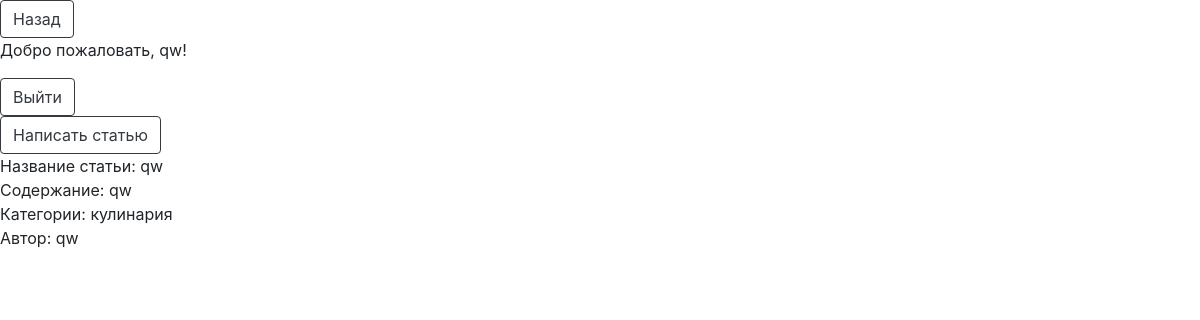
The app's page /your_profile (signed in), older data.
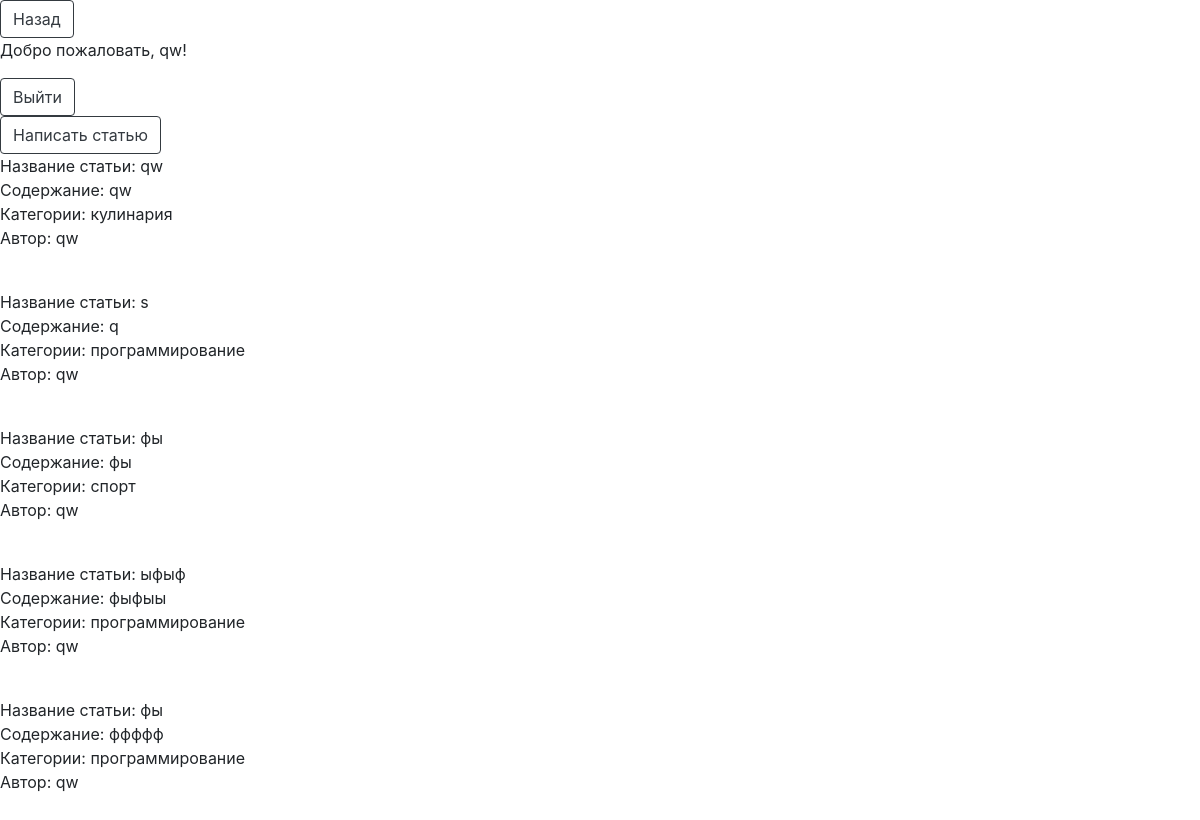
The same page, newer data.
### models.py (models this page shows)
class Base(DeclarativeBase):
    pass

class Article(Base):
    __tablename__ = 'articles'
    id: Mapped[int] = mapped_column(primary_key=True)
    name_of_article: Mapped[str]
    text_of_article: Mapped[str]
    user_id: Mapped[int] = mapped_column(ForeignKey('users.id'))
    user: Mapped['User'] = relationship(back_populates='articles')
    categories: Mapped[list['Category']] = relationship(
        back_populates='article',
        cascade='all',
    )

class Category(Base):
    __tablename__ = 'categories'
    id: Mapped[int] = mapped_column(primary_key=True)
    name_of_category: Mapped[str]
    article_id: Mapped[int] = mapped_column(ForeignKey('articles.id'))
    article: Mapped['Article'] = relationship(back_populates='categories')

class User(Base, UserMixin):
    __tablename__ = 'users'
    id: Mapped[int] = mapped_column(primary_key=True)
    username: Mapped[str]
    email: Mapped[str]
    password: Mapped[str]
    photo: Mapped[str] = mapped_column(server_default='')
    articles: Mapped[list['Article']] = relationship(
        back_populates='user',
        cascade='all'
    )

### app.py (the view)
@app.route('/your_profile')
def your_profile_page():
    if current_user.is_authenticated:
        session = SessionFactory()
        current_user_id = current_user.id
        your_articles = session.query(Article).filter_by(user_id=current_user_id).all()
        return render_template('forum/your_profile.html', articles=your_articles)
    return render_template('forum/your_profile.html')

### app.py (called while the page is built)
@login_manager.user_loader
def load_user(id):
    session = SessionFactory()
    return session.query(User).get(int(id))

### templates/forum/your_profile.html (shortened to what this page needs)
<!DOCTYPE html>
<html lang="en">
<head>
    <link rel="stylesheet" href="https://stackpath.bootstrapcdn.com/bootstrap/4.3.1/css/bootstrap.min.css">
</head>
<body>
<button onclick="window.location.href='{{ url_for('main_page') }}';" type="button" class="btn btn-outline-dark">Назад</button>
{% if current_user.is_authenticated %}
   <p>Добро пожаловать, {{ current_user.username }}!</p>
    <button onclick="window.location.href='{{ url_for('logout_page') }}';" type="button" class="btn btn-outline-dark">Выйти</button>
    <br>
    <button onclick="window.location.href='{{ url_for('create_article_page') }}';" type="button" class="btn btn-outline-dark">Написать статью</button>
    {% for article in articles %}
        <div>Название статьи: {{ article.name_of_article }}</div>
        <div>Содержание: {{ article.text_of_article }}</div>
        {% if article.categories %}
            <div>Категории:
                {% for category in article.categories %}
                    {{ category.name_of_category }}
                {% endfor %}
            </div>
        {% endif %}
        <p>Автор: {{ article.user.username }}</p>
        <br>
    {% endfor %}
{% else %}
   <p>Извините, я вас не знаю.</p>
    <button onclick="window.location.href='{{ url_for('register_page') }}';" type="button" class="btn btn-outline-dark">Регистрация</button>
    <button onclick="window.location.href='{{ url_for('login_page') }}';" type="button" class="btn btn-outline-dark">Войти</button>
{% endif %}
</body>
</html>

Row changes from the older to the newer data that the page shows:
added Article: name_of_article "s", text_of_article "q", user.username "qw"
added Category: name_of_category "программирование", shown under "s"
added Article: name_of_article "фы", text_of_article "фы", user.username "qw"
added Category: name_of_category "спорт", shown under "фы"
added Article: name_of_article "ыфыф", text_of_article "фыфыы", user.username "qw"
added Category: name_of_category "программирование", shown under "ыфыф"
added Article: name_of_article "фы", text_of_article "ффффф", user.username "qw"
added Category: name_of_category "программирование", shown under "фы"
